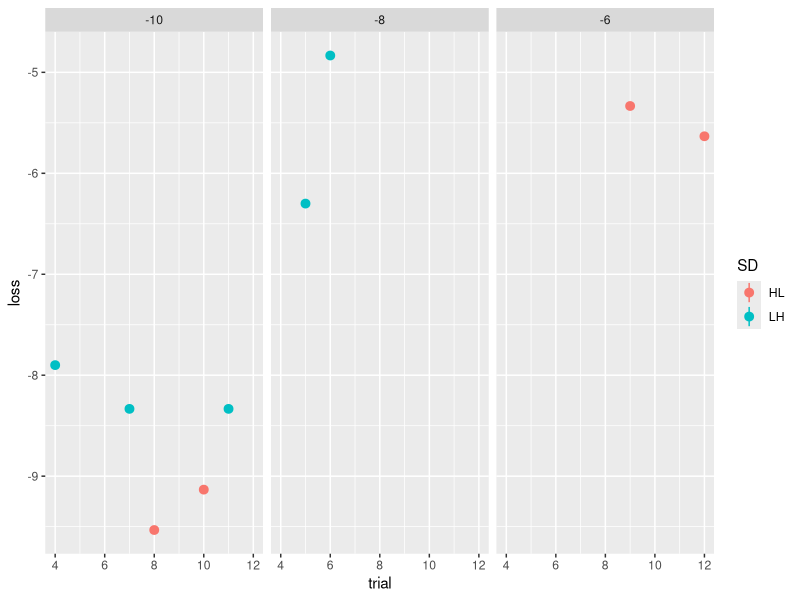
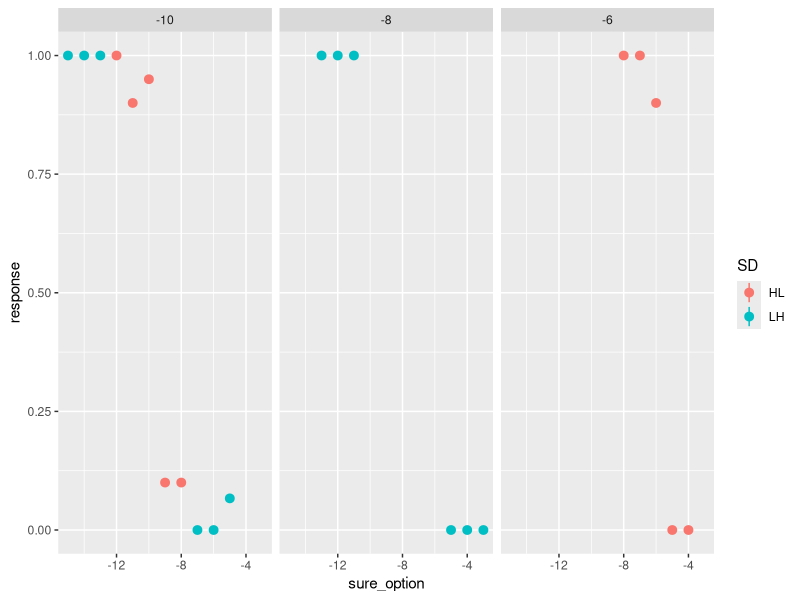
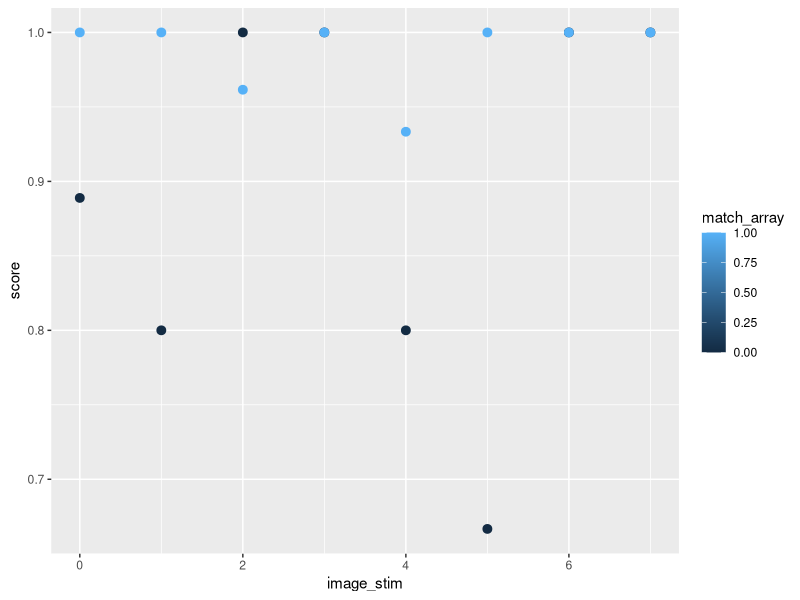

These figures' R source, in order:
#####################################
# Gambling
#####################################
library(dplyr)
df = read.csv("2022-07-19_1001_gambling_task.csv")
df_gamble = df %>% filter(gamble_trial == "yes" & Block== "test")

library(ggplot2)
ggplot(df_gamble,aes(x = trial,y = loss,color = SD,group = SD))+
 stat_summary(fun = "mean")+facet_wrap(~Mu)
  
ggplot(df_gamble,aes(x = sure_option,y = response,color = SD,group = SD))+
  stat_summary(fun = "mean")+facet_wrap(~Mu)

#####################################
# Exposure
#####################################
exp_df = read.csv("2022-07-19_1001_exposure_task.csv")
exp_df = exp_df%>%
  mutate(score = ifelse((match_array==1 & response == 1)|(match_array==0 & response == 0),1,0))
library(ggplot2)
ggplot(exp_df,aes(x = image_stim,score,group = match_array,color = match_array))+
  stat_summary(fun = "mean")
